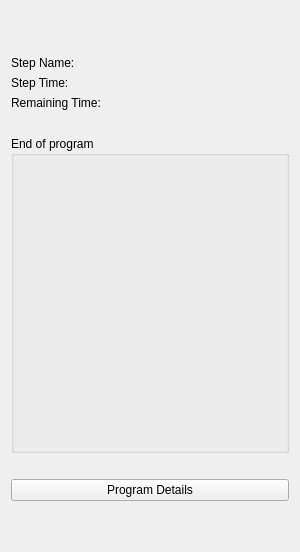
<?xml version="1.0" encoding="UTF-8"?>
<ui version="4.0">
 <class>Dashboard::CProgramRunningPanelWidget</class>
 <widget class="QWidget" name="Dashboard::CProgramRunningPanelWidget">
  <property name="geometry">
   <rect>
    <x>0</x>
    <y>0</y>
    <width>300</width>
    <height>552</height>
   </rect>
  </property>
  <property name="sizePolicy">
   <sizepolicy hsizetype="Expanding" vsizetype="Expanding">
    <horstretch>0</horstretch>
    <verstretch>0</verstretch>
   </sizepolicy>
  </property>
  <property name="windowTitle">
   <string>Form</string>
  </property>
  <layout class="QVBoxLayout" name="verticalLayout" stretch="0,0,4,0,0,0">
   <item>
    <spacer name="verticalSpacer_7">
     <property name="orientation">
      <enum>Qt::Vertical</enum>
     </property>
     <property name="sizeHint" stdset="0">
      <size>
       <width>20</width>
       <height>15</height>
      </size>
     </property>
    </spacer>
   </item>
   <item>
    <layout class="QVBoxLayout" name="verticalLayout_2">
     <item>
      <spacer name="verticalSpacer_2">
       <property name="orientation">
        <enum>Qt::Vertical</enum>
       </property>
       <property name="sizeHint" stdset="0">
        <size>
         <width>20</width>
         <height>10</height>
        </size>
       </property>
      </spacer>
     </item>
     <item>
      <layout class="QGridLayout" name="gridLayout_2" columnstretch="1,0">
       <property name="sizeConstraint">
        <enum>QLayout::SetMinimumSize</enum>
       </property>
       <item row="2" column="0" colspan="2">
        <widget class="QLabel" name="lblReagentName">
         <property name="text">
          <string/>
         </property>
         <property name="wordWrap">
          <bool>true</bool>
         </property>
        </widget>
       </item>
       <item row="4" column="0">
        <widget class="QLabel" name="stepTimeLabel">
         <property name="text">
          <string>Step Time:</string>
         </property>
        </widget>
       </item>
       <item row="5" column="0">
        <widget class="QLabel" name="RemainingTimeLabel">
         <property name="text">
          <string>Remaining Time:</string>
         </property>
        </widget>
       </item>
       <item row="5" column="1">
        <widget class="QLabel" name="lblRemainTime">
         <property name="text">
          <string/>
         </property>
        </widget>
       </item>
       <item row="4" column="1">
        <widget class="QLabel" name="lblStepTime">
         <property name="text">
          <string/>
         </property>
        </widget>
       </item>
       <item row="3" column="0">
        <widget class="QLabel" name="StepNameLabel">
         <property name="text">
          <string>Step Name:</string>
         </property>
        </widget>
       </item>
       <item row="3" column="1">
        <widget class="QLabel" name="lblStepName">
         <property name="text">
          <string/>
         </property>
        </widget>
       </item>
      </layout>
     </item>
     <item>
      <spacer name="verticalSpacer_3">
       <property name="orientation">
        <enum>Qt::Vertical</enum>
       </property>
       <property name="sizeHint" stdset="0">
        <size>
         <width>20</width>
         <height>20</height>
        </size>
       </property>
      </spacer>
     </item>
    </layout>
   </item>
   <item>
    <layout class="QVBoxLayout" name="verticalLayout_3">
     <item>
      <widget class="QGroupBox" name="groupBox">
       <property name="autoFillBackground">
        <bool>false</bool>
       </property>
       <property name="styleSheet">
        <string notr="true"/>
       </property>
       <property name="title">
        <string>End of program</string>
       </property>
       <property name="flat">
        <bool>false</bool>
       </property>
       <widget class="QWidget" name="layoutWidget">
        <property name="geometry">
         <rect>
          <x>30</x>
          <y>40</y>
          <width>127</width>
          <height>58</height>
         </rect>
        </property>
        <layout class="QVBoxLayout" name="verticalLayout_4">
         <item>
          <widget class="QLabel" name="lblEndtime">
           <property name="text">
            <string/>
           </property>
          </widget>
         </item>
        </layout>
       </widget>
      </widget>
     </item>
    </layout>
   </item>
   <item>
    <spacer name="verticalSpacer_8">
     <property name="orientation">
      <enum>Qt::Vertical</enum>
     </property>
     <property name="sizeHint" stdset="0">
      <size>
       <width>20</width>
       <height>20</height>
      </size>
     </property>
    </spacer>
   </item>
   <item>
    <widget class="QPushButton" name="btnProgramDetail">
     <property name="text">
      <string>Program Details</string>
     </property>
    </widget>
   </item>
   <item>
    <spacer name="verticalSpacer">
     <property name="orientation">
      <enum>Qt::Vertical</enum>
     </property>
     <property name="sizeHint" stdset="0">
      <size>
       <width>20</width>
       <height>40</height>
      </size>
     </property>
    </spacer>
   </item>
  </layout>
 </widget>
 <resources/>
 <connections/>
</ui>
